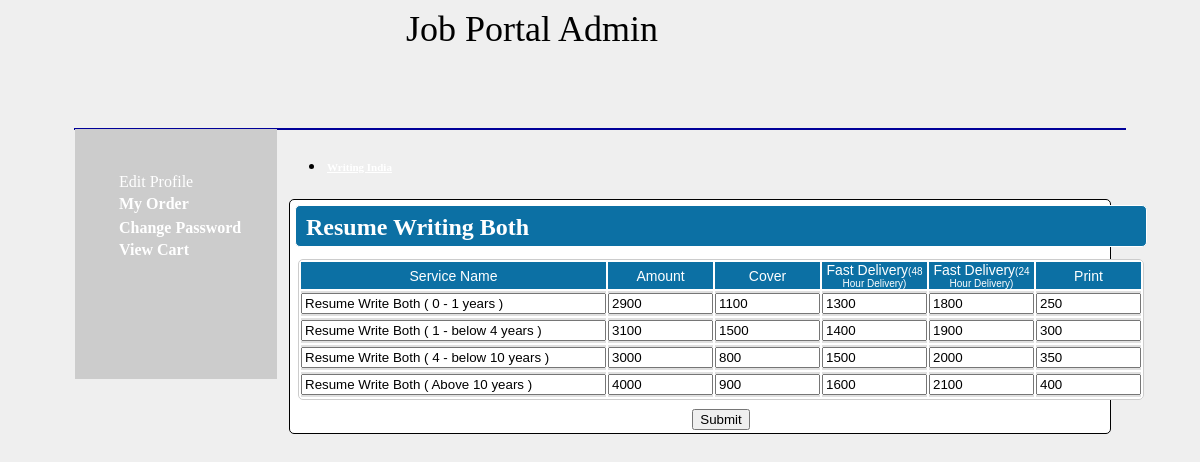
/rwboth_price.php, run on the app's committed database.
### tables this page shows
CREATE TABLE IF NOT EXISTS `rw_both` (
  `exp_id` int(100) NOT NULL,
  `ser_code` varchar(50) NOT NULL,
  `amount` int(100) NOT NULL,
  `cover` int(100) NOT NULL,
  `fd1` int(100) NOT NULL,
  `fd2` int(100) NOT NULL,
  `print` int(100) NOT NULL,
  `service_name` varchar(50) NOT NULL
);

### rwboth_price.php (the view, shortened to what this page needs)
<!DOCTYPE html PUBLIC "-//W3C//DTD XHTML 1.0 Transitional//EN" "http://www.w3.org/TR/xhtml1/DTD/xhtml1-transitional.dtd">
<html xmlns="http://www.w3.org/1999/xhtml">
<head>
<link rel="stylesheet" href="style.css" type="text/css" />
</head>
<body style="background-color:#EFEFEF;">
<?php include('header.php');?>
      <div style="width:1050px; height:auto; margin:auto;border:#000099 1px solid;">
<div ><?php include('left.php'); ?></div>
<div style="width:840px; height:auto; float:left; margin:auto; ">
<?php include("price_menu.php"); ?>
<form name='frm1' method='post'>
<div style="width:820px;background-color:#FFFFFF;border:1px #000000 solid;float:left;margin-left:12px;margin-top:10px;border-radius:5px;">
	<table><tr><td>
			<div style="height:40px;background-color:#0C70A4;border:1px #ffffff solid;float:center;border-radius:5px;margin-left:2px;margin-right:2px;margin-top:2px;margin-bottom:0px;">
				<div style="margin-top:8px;margin-bottom:10px;margin-left:10px;color:#FFFFFF"><font size='5'><b>Resume Writing Both</b></font></div>
			</div></td></tr>
			<tr>
		<td>
		<?php
			$rwi = array();
			$query="select * from rw_both";
			$result=mysql_query($query);
			while($data=mysql_fetch_array($result))
			{
				$rwi[]=$data;
			}
		?>
	<div style="background-color:#FFFFFF;border:0px #000000 solid;float:left;border-radius:5px;margin-left:5px;margin-right:5px;margin-top:8px;margin-bottom:5px;">
	<table width="805px" border="0" style="border:1px solid #ccc; border-radius:5px;" cellpadding="0" cellspacing="2">
	<tr height="25" style="color:#FFFFFF; text-align:center; font-family:Arial, Helvetica, sans-serif; font-size:14px;">
	<td width="18%" style="background-color:#0C70A4;">Service Name</td>
	<td width="15%" style="background-color:#0C70A4;">Amount</td>
	<td width="15%" style="background-color:#0C70A4;">Cover</td>
	<td width="15%" style="background-color:#0C70A4;">Fast Delivery<font size='1'>(48 Hour Delivery)</font></td>
	<td width="15%" style="background-color:#0C70A4;">Fast Delivery<font size='1'>(24 Hour Delivery)</font></td>
	<td width="15%" style="background-color:#0C70A4;">Print</td>
	</tr>
	<?php $i=1; foreach($rwi as $r) {   ?>
		<tr height="25" style="color:#000000; text-align:center; font-family:Arial, Helvetica, sans-serif; font-size:14px;">
		<td width="18%" style="background-color:#E0E0E0;"><input type='text' size='35' readonly="readonly" value="<?php echo"$r[7]"; ?>"</td>
		<td width="15%" style="background-color:#E0E0E0;"><input type='text' name='a<?php echo $i; ?>'  size='10' value="<?php echo"$r[2]"; ?>"</td>
		<td width="15%" style="background-color:#E0E0E0;"><input type='text' name='b<?php echo $i; ?>'  size='10' value="<?php echo"$r[3]"; ?>"</td>
		<td width="15%" style="background-color:#E0E0E0;"><input type='text' name='c<?php echo $i; ?>'  size='10' value="<?php echo"$r[4]"; ?>"</td>
		<td width="15%" style="background-color:#E0E0E0;"><input type='text' name='d<?php echo $i; ?>'  size='10' value="<?php echo"$r[5]"; ?>"</td>
		<td width="15%" style="background-color:#E0E0E0;"><input type='text' name='e<?php echo $i; ?>'  size='10' value="<?php echo"$r[6]"; ?>"</td>
	</tr>
<?php
$i++;	}
?>
</table>
</td></tr>
<tr><td colspan='6' align='center'><input type='submit' name='submit'></td></tr></table>
</div>
</div>
</div>
</body>
</html>

### data on the page
rw_both: service_name "Resume Write Both ( 0 - 1 years )", a1 "2900", b1 "1100", c1 "1300", d1 "1800", print "250"
rw_both: service_name "Resume Write Both ( 1 - below 4 years )", a2 "3100", cover "1500", fd1 "1400", d2 "1900", print "300"
rw_both: service_name "Resume Write Both ( 4 - below 10 years )", a3 "3000", cover "800", fd1 "1500", fd2 "2000", print "350"
rw_both: service_name "Resume Write Both ( Above 10 years )", amount "4000", cover "900", fd1 "1600", fd2 "2100", print "400"
